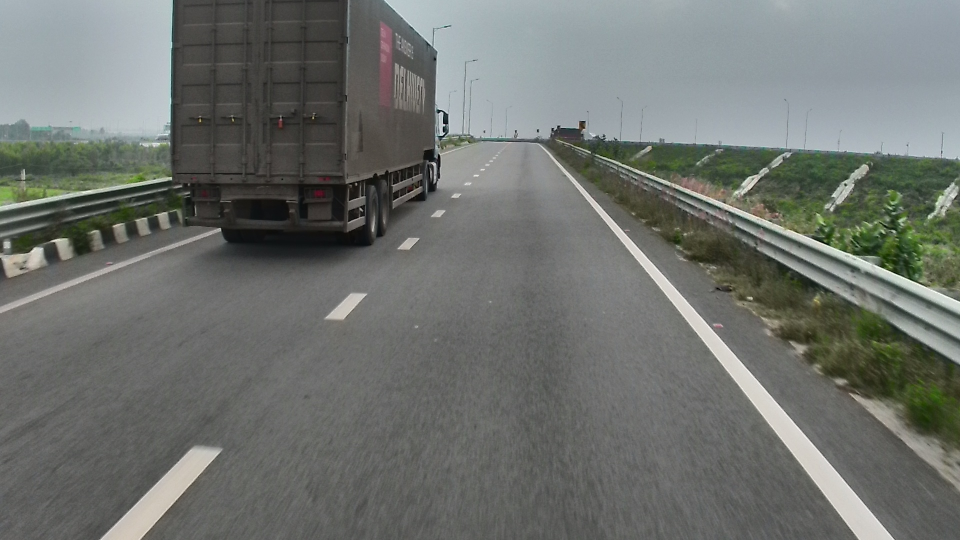
#> input picture examples/test11.jpg, 1920 x 1080 px (shown at 1/2 size); its folder holds only this picture in this run
$ python -i lane_updated.py   (imports and definitions only)   (older library calls are emulated)
#> lines starting #> are read from the running program, lines starting #| are printed output that depends on the picture
### calibration.py
"""calibration.py: Calibration the cameras and save the calibration results."""

__author__ = "Junsheng Fu"
__email__ = "junsheng.fu@yahoo.com"
__date__ = "March 2017"

import numpy as np
import cv2
import glob
import pickle
import matplotlib.pyplot as plt
from os import path


# [53 lines left out: function calibrate_camera, not called in this run]


def load_calibration(calib_file):
    """

    :param calib_file:
    :return: mtx and dist
    """
#> called with calib_file = 'camera_cal_1/calibration_pickle.p'
    with open(calib_file, 'rb') as file:
        # print('load calibration data')
#> (reads camera_cal/calibration_pickle.p from the repository)
        data= pickle.load(file)
        mtx = data['mtx']       # calibration matrix
        dist = data['dist']     # distortion coefficients

    return mtx, dist


# [28 lines left out: function undistort_image, not called in this run]


# [7 lines that do not run on import are left out]

### lane_updated.py
"""Departure Warning System with a Monocular Camera"""

__author__ = "Rohit"
__email__ = "rohit.yadav@thedeepterrain.ai"
__date__ = "sep 2025"


import numpy as np
import cv2
import matplotlib.pyplot as plt
from timeit import default_timer as timer
from calibration import load_calibration
from copy import copy


class Lane():
    def __init__(self):
        # was the line detected in the last frame or not
        self.detected = False
        #x values for detected line pixels
        self.cur_fitx = None
        #y values for detected line pixels
        self.cur_fity = None
        # x values of the last N fits of the line
        self.prev_fitx = []
        #polynomial coefficients for the most recent fit
        self.current_poly = [np.array([False])]
        #best polynomial coefficients for the last iteration
        self.prev_poly = [np.array([False])]

    def average_pre_lanes(self):
        tmp = copy(self.prev_fitx)
        tmp.append(self.cur_fitx)
        self.mean_fitx = np.mean(tmp, axis=0)

    def append_fitx(self):
        if len(self.prev_fitx) == N:
            self.prev_fitx.pop(0)
        self.prev_fitx.append(self.mean_fitx)

    def process(self, ploty):
        self.cur_fity = ploty
        self.average_pre_lanes()
        self.append_fitx()
        self.prev_poly = self.current_poly


step_pause = True  # or False if you don't want pause

left_lane = Lane()
right_lane = Lane()
frame_width = 1280
frame_height = 720

LANEWIDTH = 3.5  # highway lane width in US: 3.7 meters
input_scale = 4
output_frame_scale = 4
N = 4 # buffer previous N lines

# [7 lines of commented-out code are left out]
x = [164, 1190, 825, 555]
y = [719, 719, 305, 305]

# Destination points (top-down rectangle)
X = [290, 990, 990, 290]
Y = [719, 719, 0, 0]

src = np.floor(np.float32([[x[0], y[0]], [x[1], y[1]],[x[2], y[2]], [x[3], y[3]]]) / input_scale)
dst = np.floor(np.float32([[X[0], Y[0]], [X[1], Y[1]],[X[2], Y[2]], [X[3], Y[3]]]) / input_scale)

M = cv2.getPerspectiveTransform(src, dst)
M_inv = cv2.getPerspectiveTransform(dst, src)

# Only for creating the final video visualization
X_b = [290, 990, 990, 290]
Y_b = [719, 719, 0, 0]
src_ = np.floor(np.float32([[x[0], y[0]], [x[1], y[1]],[x[2], y[2]], [x[3], y[3]]]) / (input_scale*2))
dst_ = np.floor(np.float32([[X_b[0], Y_b[0]], [X_b[1], Y_b[1]],[X_b[2], Y_b[2]], [X_b[3], Y_b[3]]]) / (input_scale*2))
M_b = cv2.getPerspectiveTransform(src_, dst_)
# Only for creating the final video visualization

# Threshold for color and gradient thresholding
s_thresh, sx_thresh, dir_thresh, m_thresh, r_thresh = (120, 255), (20, 100), (0.7, 1.3), (30, 100), (200, 255)

# load the calibration
calib_file = 'camera_cal_1/calibration_pickle.p'
mtx, dist = load_calibration(calib_file)


def abs_sobel_thresh(img, orient='x', sobel_kernel=3, thresh=(0, 255)):

    # Apply the following steps to img
    # 1) Convert to grayscale
    gray = cv2.cvtColor(img, cv2.COLOR_RGB2GRAY)

    # 2) Take the derivative in x or y given orient = 'x' or 'y'
    # 3) Take the absolute value of the derivative or gradient
    if orient == 'x':
        abs_sobel = np.absolute(cv2.Sobel(gray, cv2.CV_64F, 1, 0, ksize=sobel_kernel))
    if orient == 'y':
        abs_sobel = np.absolute(cv2.Sobel(gray, cv2.CV_64F, 0, 1, ksize=sobel_kernel))

    # 4) Scale to 8-bit (0 - 255) then convert to type = np.uint8
    scaled_sobel = np.uint8(255.*abs_sobel/np.max(abs_sobel))

    # 5) Create a mask of 1's where the scaled gradient magnitude
    # is > thresh_min and < thresh_max
    binary_output = np.zeros_like(scaled_sobel)
    binary_output[(scaled_sobel >= thresh[0]) & (scaled_sobel <= thresh[1])] = 1

    return binary_output


# [22 lines left out: function mag_thresh, not called in this run]


def dir_threshold(img, sobel_kernel=3, thresh=(0, np.pi/2)):
    """ threshold according to the direction of the gradient

    :param img:
    :param sobel_kernel:
    :param thresh:
    :return:
    """

    # Apply the following steps to img
    # 1) Convert to grayscale
    gray = cv2.cvtColor(img, cv2.COLOR_RGB2GRAY)

    # 2) Take the gradient in x and y separately
    sobelx = cv2.Sobel(gray, cv2.CV_64F, 1, 0, ksize=sobel_kernel)
    sobely = cv2.Sobel(gray, cv2.CV_64F, 0, 1, ksize=sobel_kernel)

    # 3) Take the absolute value of the x and y gradients
    # 4) Use np.arctan2(abs_sobely, abs_sobelx) to calculate the direction of the gradient
    absgraddir = np.arctan2(np.absolute(sobely), np.absolute(sobelx))

    # 5) Create a binary mask where direction thresholds are met
    binary_output =  np.zeros_like(absgraddir)
    binary_output[(absgraddir >= thresh[0]) & (absgraddir <= thresh[1])] = 1


    return binary_output


# [12 lines left out: function gradient_pipeline, not called in this run]


def threshold_col_channel(channel, thresh):

    binary = np.zeros_like(channel)
    binary[(channel >= thresh[0]) & (channel <= thresh[1])] = 1

    return binary


def find_edges(img, s_thresh=s_thresh, sx_thresh=sx_thresh, dir_thresh=dir_thresh):

    img = np.copy(img)
    # Convert to HSV color space and threshold the s channel
    hls = cv2.cvtColor(img, cv2.COLOR_BGR2HLS).astype(np.float32)
    s_channel = hls[:,:,2]
    s_binary = threshold_col_channel(s_channel, thresh=s_thresh)

    # Sobel x
    sxbinary = abs_sobel_thresh(img, orient='x', sobel_kernel=3, thresh=sx_thresh)
    # mag_binary = mag_thresh(img, sobel_kernel=3, thresh=m_thresh)
    # # gradient direction
    dir_binary = dir_threshold(img, sobel_kernel=3, thresh=dir_thresh)
    #
    # # output mask
    combined_binary = np.zeros_like(s_channel)
    combined_binary[(( (sxbinary == 1) & (dir_binary==1) ) | ( (s_binary == 1) & (dir_binary==1) ))] = 1

    # add more weights for the s channel
    c_bi = np.zeros_like(s_channel)
    c_bi[( (sxbinary == 1) & (s_binary==1) )] = 2

    ave_binary = (combined_binary + c_bi)

    return ave_binary


def warper(img, M):

    # Compute and apply perspective transform
    img_size = (img.shape[1], img.shape[0])
    warped = cv2.warpPerspective(img, M, img_size, flags=cv2.INTER_NEAREST)  # keep same size as input image

    return warped


## fit the lane line
def full_search(binary_warped, visualization=False):

    histogram = np.sum(binary_warped[binary_warped.shape[0] // 2:, :], axis=0)
    #histogram = np.sum(binary_warped[binary_warped.shape[0]/2:,:], axis=0)
    # Create an output image to draw on and  visualize the result
    out_img = np.dstack((binary_warped, binary_warped, binary_warped))*255
    out_img = out_img.astype('uint8')

    # Find the peak of the left and right halves of the histogram
    # These will be the starting point for the left and right lines
    midpoint = int(histogram.shape[0]/2)
    leftx_base = np.argmax(histogram[:midpoint])
    rightx_base = np.argmax(histogram[midpoint:]) + midpoint
    print(f"Histogram midpoint: {midpoint}")
    print(f"Left base x: {leftx_base}, Right base x: {rightx_base}")

    # Choose the number of sliding windows
    nwindows = 9
    # Set height of windows
    window_height = int(binary_warped.shape[0]/nwindows)
    # Identify the x and y positions of all nonzero pixels in the image
    nonzero = binary_warped.nonzero()
    nonzeroy = np.array(nonzero[0])
    nonzerox = np.array(nonzero[1])
    print(nonzero,nonzerox,nonzeroy)
    # Current positions to be updated for each window
    leftx_current = leftx_base
    rightx_current = rightx_base
    print(leftx_current,rightx_current)
    # Set the width of the windows +/- margin
    margin = int(np.floor(100/input_scale))

    # Set minimum number of pixels found to recenter window
    minpix = int(np.floor(100/input_scale))
    # Create empty lists to receive left and right lane pixel indices
    print(margin,minpix)
    left_lane_inds = []
    right_lane_inds = []

    # Step through the windows one by one
    for window in range(nwindows):
        # Identify window boundaries in x and y (and right and left)
        win_y_low = binary_warped.shape[0] - (window+1)*window_height
        win_y_high = binary_warped.shape[0] - window*window_height
        win_xleft_low = leftx_current - margin
        win_xleft_high = leftx_current + margin
        win_xright_low = rightx_current - margin
        win_xright_high = rightx_current + margin
        # Draw the windows on the visualization image
        #if visualization:
        cv2.rectangle(out_img,(int(win_xleft_low),int(win_y_low)),(int(win_xleft_high),int(win_y_high)),(0,255,0), 2)
        cv2.rectangle(out_img,(int(win_xright_low),int(win_y_low)),(int(win_xright_high),int(win_y_high)),(0,255,0), 2)

        # Identify the nonzero pixels in x and y within the window
        good_left_inds = ((nonzeroy >= win_y_low) & (nonzeroy < win_y_high) & (nonzerox >= win_xleft_low) & (nonzerox < win_xleft_high)).nonzero()[0]
        good_right_inds = ((nonzeroy >= win_y_low) & (nonzeroy < win_y_high) & (nonzerox >= win_xright_low) & (nonzerox < win_xright_high)).nonzero()[0]

        print(f"Window {window + 1}:")
        print(f"  Good left pixels: {len(good_left_inds)}, right pixels: {len(good_right_inds)}")
        # Append these indices to the lists
        left_lane_inds.append(good_left_inds)
        right_lane_inds.append(good_right_inds)
        # If you found > minpix pixels, recenter next window on their mean position
        if len(good_left_inds) > minpix:
            leftx_current = int(np.mean(nonzerox[good_left_inds]))
        if len(good_right_inds) > minpix:
            rightx_current = int(np.mean(nonzerox[good_right_inds]))

    #print(leftx_current,rightx_current)
    # Concatenate the arrays of indices
    left_lane_inds = np.concatenate(left_lane_inds)
    right_lane_inds = np.concatenate(right_lane_inds)

    # Extract left and right line pixel positions
    if left_lane_inds.size == 0 or right_lane_inds.size == 0:
        return None, None

    # Extract left and right line pixel positions
    leftx = nonzerox[left_lane_inds]
    lefty = nonzeroy[left_lane_inds]
    rightx = nonzerox[right_lane_inds]
    righty = nonzeroy[right_lane_inds]

    #print(leftx,lefty,rightx,righty)

    # Fit a second order polynomial to each
    if leftx.size == 0 or rightx.size == 0:
        return None, None
    left_fit = np.polyfit(lefty, leftx, 2)
    right_fit = np.polyfit(righty, rightx, 2)
    #print(left_fit)
    # Visualization
    # Color lane pixels
    out_img[nonzeroy[left_lane_inds], nonzerox[left_lane_inds]] = [255, 0, 0]  # Red for left lane
    out_img[nonzeroy[right_lane_inds], nonzerox[right_lane_inds]] = [0, 0, 255]  # Blue for right lane

    # Show the result

    # Generate x and y values for plotting
    if visualization:
        ploty = np.linspace(0, binary_warped.shape[0]-1, binary_warped.shape[0])
        left_fitx = left_fit[0]*ploty**2 + left_fit[1]*ploty + left_fit[2]
        right_fitx = right_fit[0]*ploty**2 + right_fit[1]*ploty + right_fit[2]

        # Convert to BGR for OpenCV compatibility
        vis_img = out_img.copy()

        # Draw fitted lane lines as yellow polylines
        for y, lx, rx in zip(ploty.astype(int), left_fitx.astype(int), right_fitx.astype(int)):
           if 0 <= y < vis_img.shape[0]:
             if 0 <= lx < vis_img.shape[1]:
                cv2.circle(vis_img, (lx, y), 1, (0, 0, 255), -1)  # Yellow
             if 0 <= rx < vis_img.shape[1]:
                cv2.circle(vis_img, (rx, y), 1, (0, 255, 255), -1)  # Yellow

        # Show using OpenCV
        #cv2.imshow('Sliding Window with Lane Fit (cv2)', vis_img)
        cv2.waitKey(0)
        cv2.destroyAllWindows()

    return left_fit, right_fit


# [64 lines left out: function window_search, not called in this run]


def measure_lane_curvature(ploty, leftx, rightx, visualization=True):

    leftx = leftx[::-1]  # Reverse to match top-to-bottom in y
    rightx = rightx[::-1]  # Reverse to match top-to-bottom in y

     # choose the maximum y-value, corresponding to the bottom of the image
    y_eval = np.max(ploty)

    # Define conversions in x and y from pixels space to meters
    ym_per_pix = 30/(frame_height/input_scale) # meters per pixel in y dimension
    xm_per_pix = LANEWIDTH/(670/input_scale) # meters per pixel in x dimension

    # Fit new polynomials to x,y in world space
    left_fit_cr = np.polyfit(ploty*ym_per_pix, leftx*xm_per_pix, 2)
    right_fit_cr = np.polyfit(ploty*ym_per_pix, rightx*xm_per_pix, 2)
    # Calculate the new radii of curvature
    left_curverad = ((1 + (2*left_fit_cr[0]*y_eval*ym_per_pix + left_fit_cr[1])**2)**1.5) / np.absolute(2*left_fit_cr[0])
    right_curverad = ((1 + (2*right_fit_cr[0]*y_eval*ym_per_pix + right_fit_cr[1])**2)**1.5) / np.absolute(2*right_fit_cr[0])
    # Now our radius of curvature is in meters
    # print(left_curverad, 'm', right_curverad, 'm')

    if leftx[0] - leftx[-1] > 50/input_scale:
        curve_direction = 'Left curve'
    elif leftx[-1] - leftx[0] > 50/input_scale:
        curve_direction = 'Right curve'
    else:
        curve_direction = 'Straight'

    return (left_curverad+right_curverad)/2.0, curve_direction


def off_center(left, mid, right):
    """

    :param left: left lane position
    :param mid:  car position
    :param right: right lane position
    :return: True or False, indicator of off center driving
    """
    a = mid - left
    b = right - mid
    width = right - left
    print(a,b,width)

    if a >= b:  # driving right off
        offset = a / width * LANEWIDTH - LANEWIDTH /2.0
    else:       # driving left off
        offset = LANEWIDTH /2.0 - b / width * LANEWIDTH

    return offset


def compute_car_offcenter(ploty, left_fitx, right_fitx, undist):

    # Create an image to draw the lines on
    height = undist.shape[0]
    width = undist.shape[1]
    print(height,width)

    # Recast the x and y points into usable format for cv2.fillPoly()
    pts_left = np.array([np.transpose(np.vstack([left_fitx, ploty]))])
    pts_right = np.array([np.flipud(np.transpose(np.vstack([right_fitx, ploty])))])
    pts = np.hstack((pts_left, pts_right))

    bottom_l = left_fitx[height-1]
    bottom_r = right_fitx[height-1]
    #bottom_r = right_fitx[0]


    print(bottom_l,bottom_r)
    offcenter = off_center(bottom_l, width/2.0, bottom_r)

    return offcenter, pts


def create_output_frame(offcenter, pts, undist_ori, fps, curvature, curve_direction, binary_sub, threshold=0.6):
    """

    :param offcenter:
    :param pts:
    :param undist_ori:
    :param fps:
    :param threshold:
    :return:
    """

    undist_ori = cv2.resize(undist_ori, (0,0), fx=1/output_frame_scale, fy=1/output_frame_scale)
    w = undist_ori.shape[1]
    h = undist_ori.shape[0]
    #print(w,h)
    if pts is None:
       # Draw only the base frame with "No detection" text
       whole_frame = np.zeros((int(h * 2.5), int(w * 2.34), 3), dtype=np.uint8)
       whole_frame[40:40+h, 20:20+w, :] = undist_ori

       font = cv2.FONT_HERSHEY_SIMPLEX
       cv2.putText(whole_frame, "No lane detected", (50, 60), font, 1.0, (0, 0, 255), 2, cv2.LINE_AA)
       return whole_frame

    undist_birdview = warper(cv2.resize(undist_ori, (0,0), fx=1/2, fy=1/2), M_b)

    color_warp = np.zeros_like(undist_ori).astype(np.uint8)

    # create a frame to hold every image
    whole_frame = np.zeros((int(h * 2.5), int(w * 2.34), 3), dtype=np.uint8)
    #whole_frame = np.zeros((h*2.5,w*2.34, 3), dtype=np.uint8)


    if abs(offcenter) > threshold:  # car is offcenter more than 0.6 m
        # Draw Red lane
        cv2.fillPoly(color_warp, np.int_([pts]), (0, 0, 255)) # red
    else: # Draw Green lane
        cv2.fillPoly(color_warp, np.int_([pts]), (0,255, 0))  # green

    newwarp = cv2.warpPerspective(color_warp, M_inv, (int(frame_width/input_scale), int(frame_height/input_scale)))

    # Combine the result with the original image    # result = cv2.addWeighted(undist, 1, newwarp, 0.3, 0)

    newwarp_ = cv2.resize(newwarp,None, fx=input_scale/output_frame_scale, fy=input_scale/output_frame_scale, interpolation = cv2.INTER_LINEAR)

    output = cv2.addWeighted(undist_ori, 1, newwarp_, 0.3, 0)

    ############## generate the combined output frame only for visualization purpose ################
    whole_frame[40:40+h, 20:20+w, :] = undist_ori
    whole_frame[40:40+h, 60+w:60+2*w, :] = output
    whole_frame[
        220 + int(h / 2) : 220 + int(2 * h / 2),
        20 : 20 + int(w / 2),
        :
    ] = undist_birdview

    # ✅ Updated all slice indices to use int()
    start_y = 220 + int(h / 2)
    end_y = 220 + int(h)
    start_x = 40 + int(w / 2)
    end_x = 40 + w

    binary_sub_resized = cv2.resize((binary_sub * 255).astype(np.uint8), (0, 0), fx=1/2, fy=1/2)

    whole_frame[start_y:end_y, start_x:end_x, 0] = binary_sub_resized
    whole_frame[start_y:end_y, start_x:end_x, 1] = binary_sub_resized
    whole_frame[start_y:end_y, start_x:end_x, 2] = binary_sub_resized

    font = cv2.FONT_HERSHEY_SIMPLEX
    if offcenter > 0:
        offset = offcenter
        direction = 'Right'
    elif offcenter < 0:
        offset = offcenter
        direction = 'Left'
    elif offcenter==0:
        offset = offcenter
        direction = 'Straight'

    info_road = "Road Status"
    info_lane = "Lane info: {0}".format(curve_direction)
    info_cur = "vehicle moving: {0}".format(direction)
    info_offset = "Off center: {:.1f}m".format(offset)
    info_framerate = "{0:4.1f} fps".format(fps)
    info_warning = "Warning: offcenter > 0.6m "

    cv2.putText(whole_frame, "Departure Warning System with a Monocular Camera", (23,25), font, 0.8, (255,255,0), 1, cv2.LINE_AA)
    cv2.putText(whole_frame, "Origin", (22,70), font, 0.6, (255,255,0), 1, cv2.LINE_AA)
    cv2.putText(whole_frame, "Augmented", (40+w+25,70), font, 0.6, (255,255,0), 1, cv2.LINE_AA)
    cv2.putText(whole_frame, "Bird's View", (22+30,70+35+h), font, 0.6, (255,255,0), 1, cv2.LINE_AA)
    cv2.putText(whole_frame, "Lanes", (22+225,70+35+h), font, 0.6, (255,255,0), 1, cv2.LINE_AA)
    cv2.putText(whole_frame, info_road, (40+w+50,70+35+h), font, 0.8, (255,255,0), 1,cv2.LINE_AA)
    cv2.putText(whole_frame, info_warning, (35+w,60+h), font, 0.4, (255,255,0), 1,cv2.LINE_AA)
    cv2.putText(whole_frame, info_lane, (40+w+50,70+35+40+h), font, 0.8, (255,255,0), 1,cv2.LINE_AA)
    cv2.putText(whole_frame, info_cur, (40+w+50,70+35+80+h), font, 0.8, (255,255,0), 1,cv2.LINE_AA)
    cv2.putText(whole_frame, info_offset, (40+w+50,70+35+120+h), font, 0.8, (255,255,0), 1,cv2.LINE_AA)
    cv2.putText(whole_frame, info_framerate, (40+w+250,70), font, 0.6, (255,255,0), 1,cv2.LINE_AA)

    return whole_frame


# [45 lines left out: function tracker, not called in this run]


def detector(binary_sub, ploty, visualization=False):

    left_fit, right_fit = full_search(binary_sub, visualization=visualization)
    if left_fit is None or right_fit is None:
        # If only one lane maybe detect it — optional
        print("[INFO] No lane pixels found or partial detection.")
        left_lane.detected = False
        right_lane.detected = False
        left_lane.cur_fitx = None
        right_lane.cur_fitx = None
        return

    left_fitx = left_fit[0] * ploty**2 + left_fit[1] * ploty + left_fit[2]
    right_fitx = right_fit[0] * ploty**2 + right_fit[1] * ploty + right_fit[2]
    # Determine roles based on bottom of the frame
    y_eval = ploty[-1]
    left_x_at_bottom = left_fit[0]*y_eval**2 + left_fit[1]*y_eval + left_fit[2]
    right_x_at_bottom = right_fit[0]*y_eval**2 + right_fit[1]*y_eval + right_fit[2]

    if left_x_at_bottom > right_x_at_bottom:
        # Swap the lanes: left_fit is actually right lane etc.
        print("[INFO] Detected lane roles swapped, swapping.")
        # swap everything
        left_fit, right_fit = right_fit, left_fit
        left_fitx, right_fitx = right_fitx, left_fitx

    # Now the rest of your valid-fit check
    lane_width_est = np.mean(right_fitx - left_fitx)
    std_value = np.std(right_fitx - left_fitx)
    print(std_value)
    if std_value < (85 /input_scale) and (lane_width_est > (400/input_scale)) :
        left_lane.current_poly = left_fit
        right_lane.current_poly = right_fit
        left_lane.cur_fitx = left_fitx
        right_lane.cur_fitx = right_fitx
        left_lane.detected = True
        right_lane.detected = True
    else:
        left_lane.current_poly = left_lane.prev_poly
        right_lane.current_poly = right_lane.prev_poly
        if len(left_lane.prev_fitx) > 0:
            left_lane.cur_fitx = left_lane.prev_fitx[-1]
            right_lane.cur_fitx = right_lane.prev_fitx[-1]
        else:
            left_lane.cur_fitx = left_fitx
            right_lane.cur_fitx = right_fitx
        left_lane.detected = False
        right_lane.detected = False


def process_frame(img, visualization=True):

#> called with visualization = True
    start = timer()
    # resize the input image according to scale
    img_undist_ = cv2.undistort(img, mtx, dist, None, mtx)
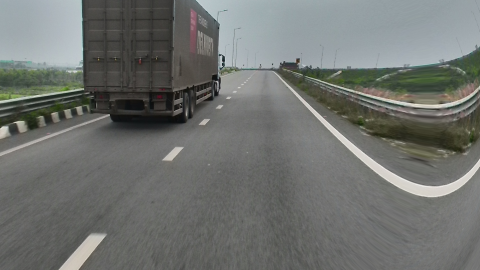
#> img_undist_: shape (1080, 1920, 3) (shown at 1/4 size); mean R, G, B 111.1, 113.7, 110.6
    #cv2.imshow("1. Undistorted", img_undist_)
    #if step_pause: cv2.waitKey(0)
    img_undist = cv2.resize(img_undist_, (0,0), fx=1/input_scale, fy=1/input_scale)
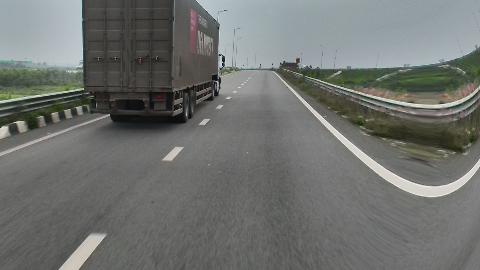
#> img_undist: shape (270, 480, 3); mean R, G, B 111.2, 113.8, 110.8
    #cv2.imshow("2. Resized Undistorted", img_undist)
    #if step_pause: cv2.waitKey(0)

    # find the binary image of lane/edges
    img_binary = find_edges(img_undist)
#> in find_edges, `hls = cv2.cvtColor(img, cv2.COLOR_BGR2HLS).astype(np.float32)`:
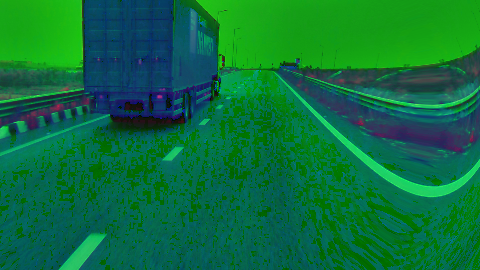
#> hls: shape (270, 480, 3) float32; mean of channels 0, 1, 2 61.5, 111.8, 12.1; drawn as B, G, R
#> in find_edges, `s_channel = hls[:,:,2]`:
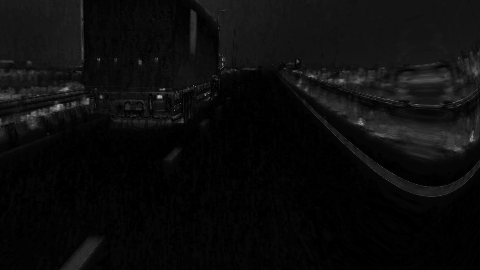
#> s_channel: shape (270, 480) float32; min 0, max 185, mean 12.1
#> (the rest of the program and of its run is left out)
